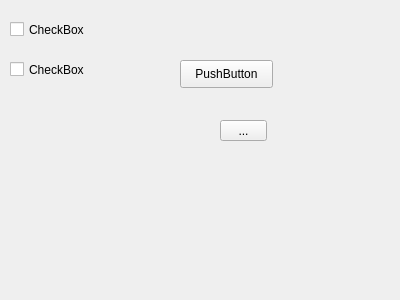
<?xml version="1.0" encoding="UTF-8"?>
<ui version="4.0">
 <class>Form2</class>
 <widget class="QWidget" name="Form2">
  <property name="geometry">
   <rect>
    <x>0</x>
    <y>0</y>
    <width>400</width>
    <height>300</height>
   </rect>
  </property>
  <property name="windowTitle">
   <string>Form</string>
  </property>
  <widget class="QPushButton" name="pushButton">
   <property name="geometry">
    <rect>
     <x>180</x>
     <y>60</y>
     <width>93</width>
     <height>28</height>
    </rect>
   </property>
   <property name="text">
    <string>PushButton</string>
   </property>
  </widget>
  <widget class="QToolButton" name="toolButton">
   <property name="geometry">
    <rect>
     <x>220</x>
     <y>120</y>
     <width>47</width>
     <height>21</height>
    </rect>
   </property>
   <property name="text">
    <string>...</string>
   </property>
  </widget>
  <widget class="QCheckBox" name="checkBox">
   <property name="geometry">
    <rect>
     <x>10</x>
     <y>20</y>
     <width>91</width>
     <height>19</height>
    </rect>
   </property>
   <property name="text">
    <string>CheckBox</string>
   </property>
  </widget>
  <widget class="QCheckBox" name="checkBox_2">
   <property name="geometry">
    <rect>
     <x>10</x>
     <y>60</y>
     <width>91</width>
     <height>19</height>
    </rect>
   </property>
   <property name="text">
    <string>CheckBox</string>
   </property>
  </widget>
 </widget>
 <resources/>
 <connections/>
</ui>
